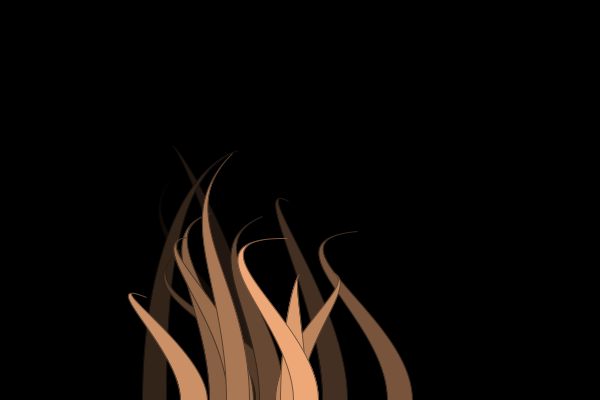
Frame 1 (no input)
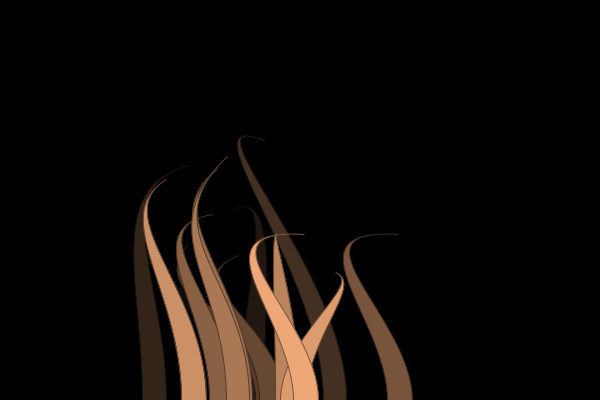
Frame 60 (the mouse pressed at the canvas centre just before this capture)
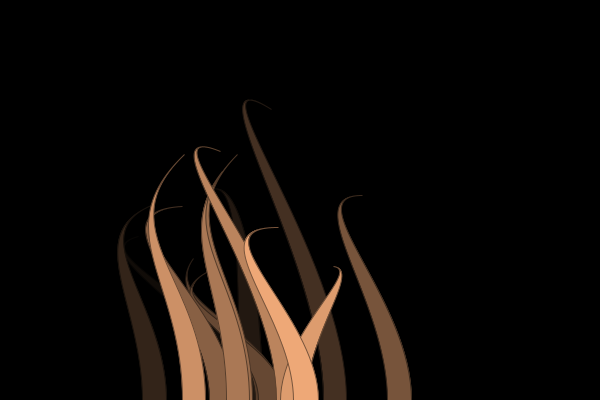
Frame 120 (the mouse held since frame 60 and released just before this capture)

The Processing sketch that drew these frames (run headless with seeded random() and noise(); from frame 60 on, the mouse is pressed at the canvas centre):

// Processing sketch: processing_43338
// ── processing_43338.pde

int halfW, halfH, quarterW, quarterH;
segment s[];
int cnt;

//================================================================

void setup() {
  //setup display stuff
  size(600,400);
  smooth();
  
  //setup some constants
  halfW = width/2; quarterW = width/4;
  halfH = height/2; quarterH = height/4;
  cnt = 15;
  
  //setup segments
  s = new segment[cnt];
  for (int i=0; i<cnt; i++)
    s[i] = new segment(i);
}

//================================================================

void draw() {
  //quick and easy draw cycle...
  background(0);
  for (int i=0; i<cnt; i++)
    s[i].check();
}

//================================================================

class segment {
  PVector base; //position of the segment base (the middle of the base, actually)
  float heartbeat; //used with perlin noise for smooth position changes
  float spd; //how fast the heartbeat changes (which translates to how fast the segment moves)
  int num; //keeps track of the order for color gradients
  //--------------------------------------
  segment(int orderNum) {
    spd = random(0.5, 1.5); //keeping it slowish
    heartbeat = random(2000); //start off somewhere random
    base = new PVector(random(halfW) + quarterW, height); //base never changes
    num = orderNum; //nab the order num
  }
  //--------------------------------------
  void check() {
    PVector pos = new PVector( //this is the tip of segment
      noise(heartbeat*0.005, 0)*halfW + base.x - quarterW, 
      noise(0, (heartbeat + 1000)*0.005)*height);
    PVector posDir = new PVector( //this the bezier control point for the tip
      noise((heartbeat + 2000)*0.005, 0)*halfW + pos.x - quarterW, 
      noise(0, (heartbeat + 3000)*0.005)*halfH + pos.y - quarterH);
    PVector baseDir = new PVector(base.x, height - (height - pos.y)*0.5); //base control point
    float baseW = sqrt(baseDir.y/2); //the base is supposed to thicken as the segment shortens
    
    //putting it all together...
    fill(num*255/cnt, num*180/cnt, num*128/cnt);
    stroke(num*128/cnt, num*90/cnt, num*64/cnt);
    beginShape();
      vertex(base.x-baseW, base.y);
      bezierVertex(base.x-baseW, baseDir.y, posDir.x, posDir.y, pos.x, pos.y);
      bezierVertex(posDir.x, posDir.y, base.x+baseW, baseDir.y, base.x+baseW, base.y);
    endShape(CLOSE);

    heartbeat+=spd; //thump-thump
  }
  //--------------------------------------
}
